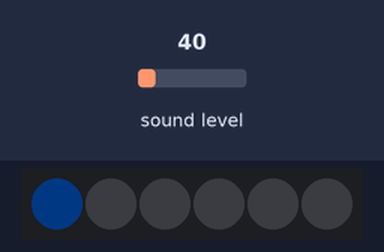
Simulated run of this program. Board: BBC micro:bit (MakeCode). Parts: 6 RGB LEDs in strip order, left to right. Inputs (shaded band) come from the test bench; at power-on: sound level 40. Dim RGB values are drawn brighter than linear.

Above: at 1.2 s.
1.3 s: sound level set to 5
At 1.9 s:
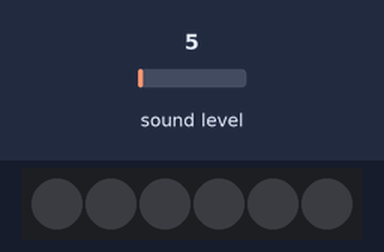
2.8 s: sound level set to 64
At 4.0 s:
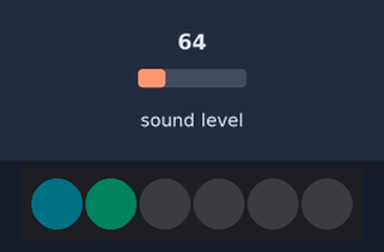
4.3 s: sound level set to 128
At 5.4 s:
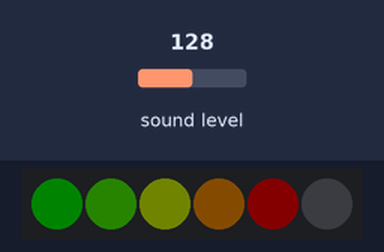
5.8 s: sound level set to 191
At 6.1 s:
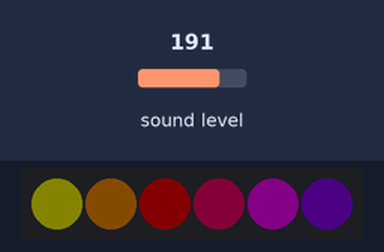
7.3 s: sound level set to 250
At 7.6 s:
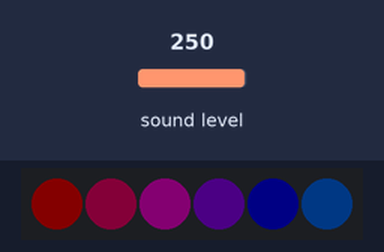
8.8 s: sound level set to 64
At 9.5 s:
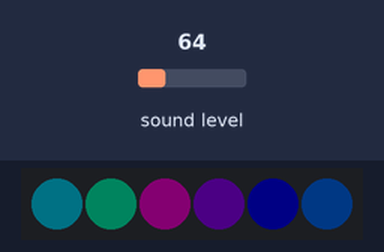
Timing chart, 0 to 11.3 s (numbered marks = the images above; inputs shaded):
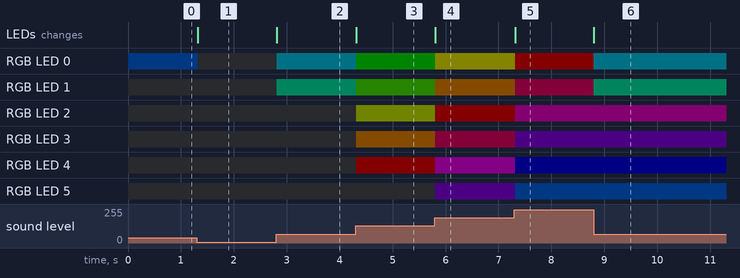

The program:

main.ts
```typescript
let intenzita = 0
let hluk = 0
let strip = neopixel.create(DigitalPin.P2, 6, NeoPixelMode.RGB)
let range = strip.range(0, 6)
let hlasitostni_stupen = 20
let hue = 0
let saturation = 240
let luminosity = 3
let hue_modifikator = 30
basic.forever(function () {
    hluk = input.soundLevel()
    intenzita = (255 - hluk) * 1
    if (hluk > hlasitostni_stupen * 1) {
        strip.setPixelColor(0, neopixel.hsl(intenzita, saturation, luminosity))
        hue += hlasitostni_stupen
    }
    if (hluk > hlasitostni_stupen * 2.2) {
        intenzita += -1 * hue_modifikator
        strip.setPixelColor(1, neopixel.hsl(intenzita, saturation, luminosity))
        hue += hlasitostni_stupen
    }
    if (hluk > hlasitostni_stupen * 3.3) {
        intenzita += -1 * hue_modifikator
        strip.setPixelColor(2, neopixel.hsl(intenzita, saturation, luminosity))
        hue += hlasitostni_stupen
    }
    if (hluk > hlasitostni_stupen * 4.4) {
        intenzita += -1 * hue_modifikator
        strip.setPixelColor(3, neopixel.hsl(intenzita, saturation, luminosity))
        hue += hlasitostni_stupen
    }
    if (hluk > hlasitostni_stupen * 5.5) {
        intenzita += -1 * hue_modifikator
        strip.setPixelColor(4, neopixel.hsl(intenzita, saturation, luminosity))
        hue += hlasitostni_stupen
    }
    if (hluk > hlasitostni_stupen * 6.6) {
        intenzita += -1 * hue_modifikator
        strip.setPixelColor(5, neopixel.hsl(intenzita, saturation, luminosity))
    }
    if (hluk <= hlasitostni_stupen) {
        strip.clear()
    }
    strip.show()
})
```

test.ts
```typescript
// Tady jsou testy. Při použití tohoto balíčku jako rozšíření nebude zkompilováno.
```

Measured:
- after the input at 1.3 s, RGB LED 0: RGB(0, 3, 7) → off at once; the LEDs: change at once (image 1)
- after the input at 2.8 s, RGB LED 0: off → RGB(0, 6, 7) at once; RGB LED 1: off → RGB(0, 7, 5) at once; the LEDs: change at once (image 2)
- after the input at 4.3 s, RGB LED 0: RGB(0, 6, 7) → RGB(0, 7, 0) at once; RGB LED 1: RGB(0, 7, 5) → RGB(2, 7, 0) at once; RGB LED 2: off → RGB(6, 7, 0) at once; RGB LED 3: off → RGB(7, 4, 0) at once; RGB LED 4: off → RGB(7, 0, 0) at once; the LEDs: change at once (image 3)
- after the input at 5.8 s, RGB LED 0: RGB(0, 7, 0) → RGB(7, 7, 0) at once; RGB LED 1: RGB(2, 7, 0) → RGB(7, 4, 0) at once; RGB LED 2: RGB(6, 7, 0) → RGB(7, 0, 0) at once; RGB LED 3: RGB(7, 4, 0) → RGB(7, 0, 3) at once; RGB LED 4: RGB(7, 0, 0) → RGB(7, 0, 7) at once; the LEDs: change at once (image 4)
- after the input at 7.3 s, RGB LED 0: RGB(7, 7, 0) → RGB(7, 0, 0) at once; RGB LED 1: RGB(7, 4, 0) → RGB(7, 0, 3) at once; RGB LED 2: RGB(7, 0, 0) → RGB(7, 0, 6) at once; RGB LED 3: RGB(7, 0, 3) → RGB(4, 0, 7) at once; RGB LED 4: RGB(7, 0, 7) → RGB(0, 0, 7) at once; the LEDs: change at once (image 5)
- after the input at 8.8 s, RGB LED 0: RGB(7, 0, 0) → RGB(0, 6, 7) at once; RGB LED 1: RGB(7, 0, 3) → RGB(0, 7, 5) at once; the LEDs: change at once (image 6)
